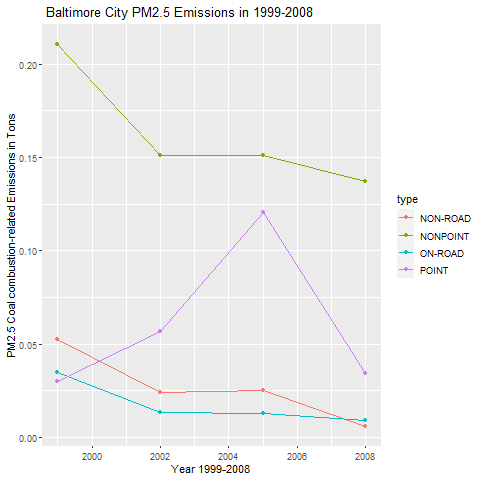

Source code (R):
#From four types of sources indicated by the (point, nonpoint, onroad, nonroad) variable, which of these four sources have seen decreases in emissions from 1999–2008 for Baltimore City? 
#Which have seen increases in emissions from 1999–2008? 
#Let find the sum emission by year and by type
NEI_bal_type <- with(NEI_Bal,aggregate(Emissions, list(year = year, type=type),sum))
colnames(NEI_bal_type)[3] <-'Emissions'
#Plot the data of total emissions per year and type from city of Baltimore
g <- ggplot(NEI_bal_type, aes(year,Emissions/10000, col=type))
g+ geom_line() + geom_point()+ ggtitle(" Baltimore City PM2.5 Emissions in 1999-2008") +
  labs(x= "Year 1999-2008", y= "PM2.5 Coal combustion-related Emissions in Tons")
dev.copy(png,file='plot3.png')
dev.off()